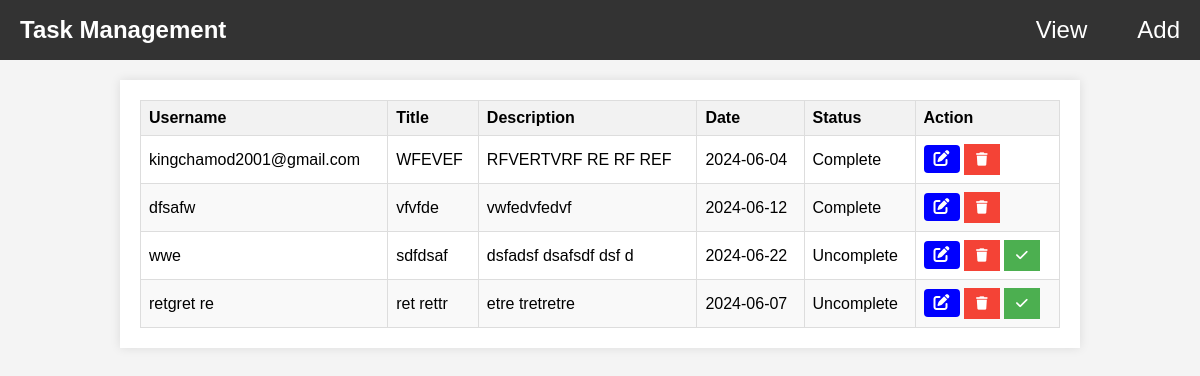
The app's page /read.php with its own data.
### tables this page shows
CREATE TABLE `tasks` (
  `id` int NOT NULL,
  `username` varchar(255) NOT NULL,
  `title` varchar(255) NOT NULL,
  `description` text,
  `date` date DEFAULT NULL,
  `status` int NOT NULL DEFAULT '0',
  `created_at` timestamp NULL DEFAULT CURRENT_TIMESTAMP
);

### read.php (the view, shortened to what this page needs)
<?php
include "./Includes/navBar.php";
$database = new connection();
try {
    $conn = $database->getConnection();
    $sql = "SELECT * FROM tasks";
    $stmt = $conn->query($sql);
    $tasks = $stmt->fetchAll(PDO::FETCH_ASSOC);
} catch (PDOException $e) {
    echo 'Error: ' . $e->getMessage();
}
?>
<!DOCTYPE html>
<html lang="en">
<head>
    <link rel="stylesheet" href="./style/table.css">
</head>
<body>
    <section class="table">
        <table border="3">
            <thead>
                <tr>
                    <th>Username</th>
                    <th>Title</th>
                    <th>Description</th>
                    <th>Date</th>
                    <th>Status</th>
                    <th>Action</th>
                </tr>
            </thead>
            <tbody>
                <?php foreach ($tasks as $task) : ?>
                    <tr>
                        <td><?php echo htmlspecialchars($task['username']); ?></td>
                        <td><?php echo htmlspecialchars($task['title']); ?></td>
                        <td><?php echo htmlspecialchars($task['description']); ?></td>
                        <td><?php echo htmlspecialchars($task['date']); ?></td>
                        <td><?php echo $task['status'] == 1 ? 'Complete' : 'Uncomplete'; ?></td>
                        <td>
                            <form method="POST" action="edit_task_form.php" style="display:inline;">
                                <button type="submit" name="edit_task" style="background-color: blue; color: white; border: none; padding: 5px 10px; cursor: pointer; font-size: 16px; border-radius: 4px;">
                                    <i class="fa-solid fa-pen-to-square"></i>
                                </button>
                            </form>
                            <form method="POST" action="./delete.php" style="display:inline;" onsubmit="return confirm('Are you sure you want to delete this task?');">
                                <button type="submit" name="delete_task" class="delete-button"><i class="fa-solid fa-trash"></i></button>
                            </form>
                            <?php if ($task['status'] == 0) : ?>
                                <form method="POST" action="./changeStatus.php" style="display:inline;">
                                    <button type="submit" name="change_status" class="status-button"><i class="fa-solid fa-check"></i></button>
                                </form>
                            <?php endif; ?>
                        </td>
                    </tr>
                <?php endforeach; ?>
            </tbody>
        </table>
    </section>
</body>
</html>

### Includes/navBar.php (shortened to what this page needs)
<!DOCTYPE html>
<html lang="en">
<head>
    <link rel="stylesheet" href="../style//navBar.css">
    <link rel="stylesheet" href="https://cdnjs.cloudflare.com/ajax/libs/font-awesome/6.5.2/css/all.min.css" />
</head>
<body>
    <nav class="navbar">
        <div class="navbar-container">
            <a href="#" class="navbar-logo">Task Management</a>
            <ul class="navbar-menu">
                <li class="navbar-item"><a href="../read.php" class="navbar-link">View</a></li>
                <li class="navbar-item"><a href="../index.php" class="navbar-link">Add</a></li>
            </ul>
        </div>
    </nav>
</body>
</html>

### style/navBar.css (style rules this page uses)
* { margin: 0; padding: 0; box-sizing: border-box; }
body { font-family: Arial, sans-serif; background-color: #f4f4f4; }
.navbar { background-color: #333; padding: 1rem 0; }
.navbar-container { display: flex; justify-content: space-between; align-items: center; max-width: 1200px; margin: 0 auto; padding: 0 20px; }
.navbar-logo { color: #fff; text-decoration: none; font-size: 1.5rem; font-weight: bold; }
.navbar-menu { list-style: none; display: flex; }
.navbar-item { margin-left: 50px; }
.navbar-link { color: #fff; text-decoration: none; font-size: 1.5rem; transition: color 0.3s ease; }

### style/table.css (style rules this page uses)
* { padding: 0; margin: 0; box-sizing: border-box; }
.table { width: 80%; margin: 20px auto; background-color: #fff; padding: 20px; box-shadow: 0 0 10px rgba(0, 0, 0, 0.1); }
table { width: 100%; border-collapse: collapse; border: 1px solid #ddd; }
table th, table td { border: 1px solid #ddd; padding: 8px; text-align: left; }
table th { background-color: #f2f2f2; }
table tr:nth-child(even) { background-color: #f9f9f9; }
button { padding: 8px 12px; background-color: #4caf50; color: white; border: none; cursor: pointer; }
button.delete-button { background-color: #f44336; }

### records on screen
tasks: username "kingchamod2001@gmail.com", title "WFEVEF", description "RFVERTVRF RE RF REF", date "2024-06-04", status "Complete"
tasks: username "dfsafw", title "vfvfde", description "vwfedvfedvf", date "2024-06-12", status "Complete"
tasks: username "wwe", title "sdfdsaf", description "dsfadsf dsafsdf dsf d", date "2024-06-22", status "Uncomplete"
tasks: username "retgret re", title "ret rettr", description "etre tretretre", date "2024-06-07", status "Uncomplete"
